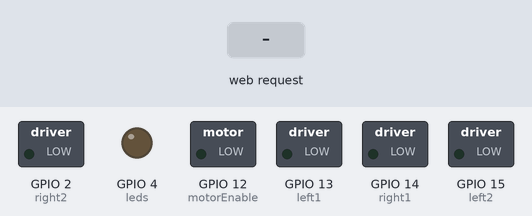
Bench run of a sketch on a simulated ESP32. On the bench: switched loads named in the sketch (green lamp = pin HIGH), output pins drawn as LEDs (lit = HIGH). The inputs (shaded band) are chosen by the test bench. WiFi joins after 1.5 s; servers stay silent unless stated; storage starts empty; the camera gives no picture; what the sketch prints to the serial monitor is not drawn.

Above: at 3.5 s.
3.6 s: HTTP request GET /forward received
At 4.3 s:
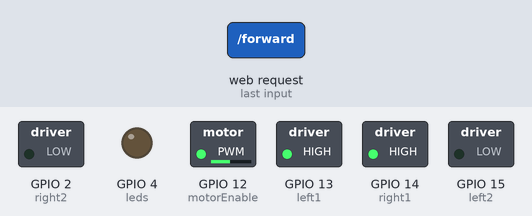
6.6 s: HTTP request GET /backward received
At 8.9 s:
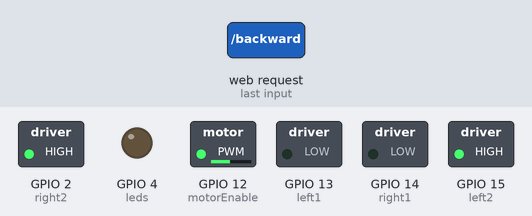
9.6 s: HTTP request GET /left received
At 11.2 s:
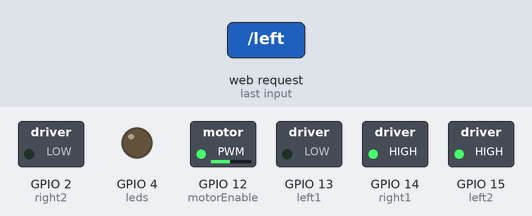
12.6 s: HTTP request GET /right received
At 14.8 s:
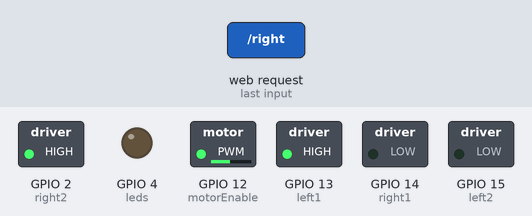
15.6 s: HTTP request GET /stop received
At 17.4 s:
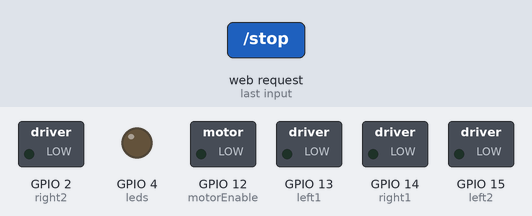
Timing chart, 0 to 18.9 s (numbered marks = the images above; inputs shaded):
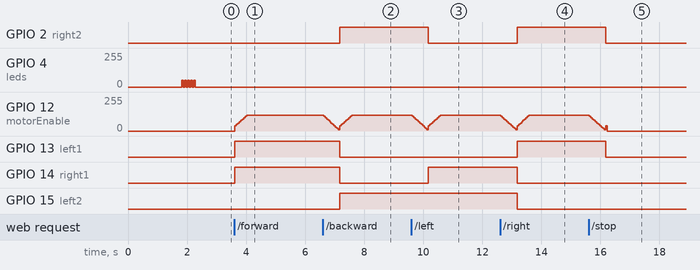

Measured:
- after the input at 3.6 s, GPIO 12 (motorEnable): moves from 0/255 to 120/255 over 0.40 s, starting at once; GPIO 13 (left1), GPIO 14 (right1): LOW → HIGH at once
- after the input at 6.6 s, GPIO 2 (right2), GPIO 15 (left2): LOW → HIGH after 0.58 s; GPIO 13 (left1), GPIO 14 (right1): HIGH → LOW after 0.58 s
- after the input at 9.6 s, GPIO 2 (right2): HIGH → LOW after 0.58 s; GPIO 14 (right1): LOW → HIGH after 0.58 s
- after the input at 12.6 s, GPIO 2 (right2), GPIO 13 (left1): LOW → HIGH after 0.58 s; GPIO 14 (right1), GPIO 15 (left2): HIGH → LOW after 0.58 s
- after the input at 15.6 s, GPIO 2 (right2), GPIO 13 (left1): HIGH → LOW after 0.58 s

The sketch:

DuvelBot.ino
```cpp
 /*************************************************************
 * DuvelBot
 * A simple ESP32-CAM Beer-server robot
 * larsupilami73
 * 10/05/2020
 *
 * Based on many tutorials by Rui Santos
 * Please visit: https://randomnerdtutorials.com
 *************************************************************/


#include "esp_camera.h"
#include "WiFi.h"
#include "esp_timer.h"
#include "img_converters.h"
#include "Arduino.h"
#include "fb_gfx.h"
#include "soc/soc.h" //disable brownout problems
#include "soc/rtc_cntl_reg.h"  //disable brownout problems
#include "ESPAsyncWebServer.h"
#include "SPIFFS.h"

//change credentials of your router here
const char* ssid = "yourNetworkSSIDHere";
const char* password = "yourPasswordHere";


// This project was tested with the AI Thinker Model
#define CAMERA_MODEL_AI_THINKER
//#define CAMERA_MODEL_M5STACK_PSRAM
//#define CAMERA_MODEL_M5STACK_WITHOUT_PSRAM
//#define CAMERA_MODEL_WROVER_KIT

#if defined(CAMERA_MODEL_WROVER_KIT)
  #define PWDN_GPIO_NUM    -1
  #define RESET_GPIO_NUM   -1
  #define XCLK_GPIO_NUM    21
  #define SIOD_GPIO_NUM    26
  #define SIOC_GPIO_NUM    27

  #define Y9_GPIO_NUM      35
  #define Y8_GPIO_NUM      34
  #define Y7_GPIO_NUM      39
  #define Y6_GPIO_NUM      36
  #define Y5_GPIO_NUM      19
  #define Y4_GPIO_NUM      18
  #define Y3_GPIO_NUM       5
  #define Y2_GPIO_NUM       4
  #define VSYNC_GPIO_NUM   25
  #define HREF_GPIO_NUM    23
  #define PCLK_GPIO_NUM    22

#elif defined(CAMERA_MODEL_M5STACK_PSRAM)
  #define PWDN_GPIO_NUM     -1
  #define RESET_GPIO_NUM    15
  #define XCLK_GPIO_NUM     27
  #define SIOD_GPIO_NUM     25
  #define SIOC_GPIO_NUM     23

  #define Y9_GPIO_NUM       19
  #define Y8_GPIO_NUM       36
  #define Y7_GPIO_NUM       18
  #define Y6_GPIO_NUM       39
  #define Y5_GPIO_NUM        5
  #define Y4_GPIO_NUM       34
  #define Y3_GPIO_NUM       35
  #define Y2_GPIO_NUM       32
  #define VSYNC_GPIO_NUM    22
  #define HREF_GPIO_NUM     26
  #define PCLK_GPIO_NUM     21

#elif defined(CAMERA_MODEL_M5STACK_WITHOUT_PSRAM)
  #define PWDN_GPIO_NUM     -1
  #define RESET_GPIO_NUM    15
  #define XCLK_GPIO_NUM     27
  #define SIOD_GPIO_NUM     25
  #define SIOC_GPIO_NUM     23

  #define Y9_GPIO_NUM       19
  #define Y8_GPIO_NUM       36
  #define Y7_GPIO_NUM       18
  #define Y6_GPIO_NUM       39
  #define Y5_GPIO_NUM        5
  #define Y4_GPIO_NUM       34
  #define Y3_GPIO_NUM       35
  #define Y2_GPIO_NUM       17
  #define VSYNC_GPIO_NUM    22
  #define HREF_GPIO_NUM     26
  #define PCLK_GPIO_NUM     21

#elif defined(CAMERA_MODEL_AI_THINKER)
  #define PWDN_GPIO_NUM     32
  #define RESET_GPIO_NUM    -1
  #define XCLK_GPIO_NUM      0
  #define SIOD_GPIO_NUM     26
  #define SIOC_GPIO_NUM     27

  #define Y9_GPIO_NUM       35
  #define Y8_GPIO_NUM       34
  #define Y7_GPIO_NUM       39
  #define Y6_GPIO_NUM       36
  #define Y5_GPIO_NUM       21
  #define Y4_GPIO_NUM       19
  #define Y3_GPIO_NUM       18
  #define Y2_GPIO_NUM        5
  #define VSYNC_GPIO_NUM    25
  #define HREF_GPIO_NUM     23
  #define PCLK_GPIO_NUM     22
#else
  #error "Camera model not selected"
#endif


//GPIOs connected to the motor driver and LEDs
const int motorEnable  = 12; //only 1 pwm channel needed for both left and right motors
const int leds = 4;//remove Q1 or otherwise Flash Led will light
const int left1 = 13;
const int left2 = 15;
const int right1 = 14;
const int right2 = 2;
const int pwmChannel = 1;
const int pwmFreq = 500;
const int pwmResolution = 8;
int dutyCycleMax = 120;
int dutyCycleMin = 40;
int dutyCycleStep = 10;
int dutyCycleStepDelay = 50; //ms
const int ledpwmChannel = 3;
#define STOP 0
#define LEFT 1
#define RIGHT 2
#define FORWARD 3
#define BACKWARD 4
int actionNow = STOP;
int previousAction = STOP;
int dutyCycleNow = 0;

unsigned long currentMillis=0,previousMillis=0;

//create an AsyncWebServer object on port 80
AsyncWebServer server(80);

void setup(){
  WRITE_PERI_REG(RTC_CNTL_BROWN_OUT_REG, 0); //disable brownout detector
  Serial.begin(115200);
  Serial.setDebugOutput(false);
  Serial.println("DuvelBot initializing...");

  //motors setup
  pinMode(motorEnable,OUTPUT);
  pinMode(left1,OUTPUT);
  pinMode(left2,OUTPUT);
  pinMode(right1,OUTPUT);
  pinMode(right2,OUTPUT);
  digitalWrite(left1,LOW);
  digitalWrite(left2,LOW);
  digitalWrite(right1,LOW);
  digitalWrite(right2,LOW);
  ledcSetup(pwmChannel,pwmFreq,pwmResolution);
  ledcAttachPin(motorEnable,pwmChannel);
  ledcWrite(pwmChannel,0);

   //leds setup
  pinMode(leds,OUTPUT);
  ledcSetup(ledpwmChannel,pwmFreq,pwmResolution);
  ledcAttachPin(leds,ledpwmChannel);
  ledcWrite(ledpwmChannel,0);

  //configure camera
  Serial.println("Configuring camera.");
  camera_config_t config;
  config.ledc_channel = LEDC_CHANNEL_2;
  config.ledc_timer = LEDC_TIMER_2;
  config.pin_d0 = Y2_GPIO_NUM;
  config.pin_d1 = Y3_GPIO_NUM;
  config.pin_d2 = Y4_GPIO_NUM;
  config.pin_d3 = Y5_GPIO_NUM;
  config.pin_d4 = Y6_GPIO_NUM;
  config.pin_d5 = Y7_GPIO_NUM;
  config.pin_d6 = Y8_GPIO_NUM;
  config.pin_d7 = Y9_GPIO_NUM;
  config.pin_xclk = XCLK_GPIO_NUM;
  config.pin_pclk = PCLK_GPIO_NUM;
  config.pin_vsync = VSYNC_GPIO_NUM;
  config.pin_href = HREF_GPIO_NUM;
  config.pin_sscb_sda = SIOD_GPIO_NUM;
  config.pin_sscb_scl = SIOC_GPIO_NUM;
  config.pin_pwdn = PWDN_GPIO_NUM;
  config.pin_reset = RESET_GPIO_NUM;
  config.xclk_freq_hz = 20000000;
  config.pixel_format = PIXFORMAT_JPEG;

  if(psramFound())
  {
    Serial.println("PSRAM found.");
    config.frame_size = FRAMESIZE_VGA;
    config.jpeg_quality = 12;
    config.fb_count = 2; //number of framebuffers see: https://github.com/espressif/esp32-camera
  }
  else
  {
    Serial.println("no PSRAM found.");
    config.frame_size = FRAMESIZE_QVGA;
    config.jpeg_quality = 12;
    config.fb_count = 1;
  }

  esp_err_t err = esp_camera_init(&config);
  if (err != ESP_OK) {
    Serial.printf("Camera init failed with error 0x%x", err);
    return;
  }
  else{
    Serial.println("Camera configured!");
  }


  //initialize SPIFFS
  if(!SPIFFS.begin(true))
    { Serial.println("An Error has occurred while mounting SPIFFS!");
      return;
    }

  //connect to Wi-Fi
  Serial.print("Connecting to WiFi");
  WiFi.begin(ssid, password);
  while (WiFi.status() != WL_CONNECTED)
    {
      Serial.print('.');
      delay(500);
    }

  // Route for root / web page
  server.on("/", HTTP_GET, [](AsyncWebServerRequest *request){
    Serial.println(" / request received!");
    request->send(SPIFFS, "/index.html", String(), false, processor);
  });

  // Route for duvel logo
  server.on("/duvel", HTTP_GET, [](AsyncWebServerRequest *request){
    Serial.println(" duvel logo request duvel received!");
    request->send(SPIFFS, "/duvel.png", "image/png");
  });

  // Route to load style.css file
  server.on("/style.css", HTTP_GET, [](AsyncWebServerRequest *request){
    Serial.println(" css request received");
    request->send(SPIFFS, "/style.css", "text/css");
  });

  // Route to forward
  server.on("/forward", HTTP_GET, [](AsyncWebServerRequest *request){
    Serial.println("received /forward");
    actionNow = FORWARD;
    request->send(200, "text/plain", "OK forward.");
  });

  // Route to backward
  server.on("/backward", HTTP_GET, [](AsyncWebServerRequest *request){
    Serial.println("received /backward");
    actionNow = BACKWARD;
    request->send(200, "text/plain", "OK backward.");
  });

  // Route to left
  server.on("/left", HTTP_GET, [](AsyncWebServerRequest *request){
    Serial.println("received /left");
    actionNow = LEFT;
    request->send(200, "text/plain", "OK left.");
  });

  // Route to right
  server.on("/right", HTTP_GET, [](AsyncWebServerRequest *request){
    Serial.println("received /right");
    actionNow = RIGHT;
    request->send(200, "text/plain", "OK right.");
  });

  // Route to stop
  server.on("/stop", HTTP_GET, [](AsyncWebServerRequest *request){
    Serial.println("received /stop");
    actionNow = STOP;
    request->send(200, "text/plain", "OK stop.");
  });

  // Route for LED
  server.on("/LED/*", HTTP_GET, [](AsyncWebServerRequest *request){
    Serial.println("led request received!");
    setLedBrightness((request->url()).substring(5).toInt());
    request->send(200, "text/plain", "OK Leds.");
  });

  // Route for normal speed
  server.on("/normalspeed", HTTP_GET, [](AsyncWebServerRequest *request){
    Serial.println("normalspeed request received!");
    dutyCycleMax = 120;dutyCycleMin = 40;dutyCycleStep = 10;dutyCycleStepDelay = 50; //ms
    request->send(200, "text/plain", "OK normalspeed.");
  });

  // Route for slow speed
  server.on("/slowspeed", HTTP_GET, [](AsyncWebServerRequest *request){
    Serial.println("slowspeed request received!");
    dutyCycleMax = 100;dutyCycleMin = 20;dutyCycleStep = 5;dutyCycleStepDelay = 50; //ms
    request->send(200, "text/plain", "OK slowspeed.");
  });

  // Route for fast speed
  server.on("/fastspeed", HTTP_GET, [](AsyncWebServerRequest *request){
    Serial.println("fastspeed request received!");
    dutyCycleMax = 250;dutyCycleMin = 50;dutyCycleStep = 25;dutyCycleStepDelay = 20; //ms
    request->send(200, "text/plain", "OK fastspeed.");
  });

 // Route for CAMERA
  server.on("/CAMERA", HTTP_GET, [](AsyncWebServerRequest *request){
    Serial.println("camera request received!");
    camera_fb_t * fb = NULL;
    //esp_err_t res = ESP_OK;
    size_t _jpg_buf_len = 0;
    uint8_t * _jpg_buf = NULL;

    //capture a frame
    fb = esp_camera_fb_get();
    if (!fb) {Serial.println("Frame buffer could not be acquired");return;}

    if(fb->format != PIXFORMAT_JPEG)//already in this format from config
    {
      bool jpeg_converted = frame2jpg(fb, 80, &_jpg_buf, &_jpg_buf_len);
      esp_camera_fb_return(fb);
      fb = NULL;
      if(!jpeg_converted){Serial.println("JPEG compression failed");return;}
    }
    else
    {
      _jpg_buf_len = fb->len;
      _jpg_buf = fb->buf;
    }

    //Serial.println(_jpg_buf_len);
    //send the formatted image
    request->send_P(200,"image/jpg", _jpg_buf, _jpg_buf_len);

    //cleanup
    if(fb){
      esp_camera_fb_return(fb);
      fb = NULL;
      _jpg_buf = NULL;
    } else if(_jpg_buf){
      free(_jpg_buf);
      _jpg_buf = NULL;
    }
  });


  //start the server
  server.begin();

  for(int i=0;i<5;i++)
  {
  setLedBrightness(50);
  delay(50);
  setLedBrightness(0);
  delay(50);
  }

  Serial.print("\nDuvelBot ready! Go to http://");
  Serial.println(WiFi.localIP());
}


// Replaces placeholders in the html like %DATA%
// with the variables you want to show
// <p>Data: <strong>%DATA%</strong></p>
String processor(const String& var)
{
  if(var == "DATA")
  {
    //Serial.println("in processor!");
    return String(dutyCycleNow);
  }

  return String();
}


void setLedBrightness(char brightness)
{
  ledcWrite(ledpwmChannel,brightness);
}


void stopNow()
{
  digitalWrite(left1,LOW);
  digitalWrite(left2,LOW);
  digitalWrite(right1,LOW);
  digitalWrite(right2,LOW);
  ledcWrite(pwmChannel,0);
}


void setDir(int direction)
{
  switch(direction)
  {
    case STOP:
      digitalWrite(left1,0);
      digitalWrite(left2,0);
      digitalWrite(right1,0);
      digitalWrite(right2,0);
      break;

    case LEFT:
      digitalWrite(left1,0);
      digitalWrite(left2,1);
      digitalWrite(right1,1);
      digitalWrite(right2,0);
      break;

    case RIGHT:
      digitalWrite(left1,1);
      digitalWrite(left2,0);
      digitalWrite(right1,0);
      digitalWrite(right2,1);
      break;

    case FORWARD:
      digitalWrite(left1,1);
      digitalWrite(left2,0);
      digitalWrite(right1,1);
      digitalWrite(right2,0);
      break;

    case BACKWARD:
      digitalWrite(left1,0);
      digitalWrite(left2,1);
      digitalWrite(right1,0);
      digitalWrite(right2,1);
      break;

    default:
      digitalWrite(left1,0);
      digitalWrite(left2,0);
      digitalWrite(right1,0);
      digitalWrite(right2,0);
      break;
  }
}

void loop()
{
  currentMillis = millis();
  if (currentMillis - previousMillis >= dutyCycleStepDelay)
  {
    // save the last time you executed the loop
    previousMillis = currentMillis;

    //mainloop is responsible for ramping up/down the motors
    if(actionNow != previousAction)
    {
      //ramp down, then stop, then change action and ramp up
      dutyCycleNow = dutyCycleNow-dutyCycleStep;
      if (dutyCycleNow <= 0)
      { //if after ramping down dc is 0, set to the new direction,start at min dutycycle
        setDir(actionNow);
        previousAction = actionNow;
        dutyCycleNow = dutyCycleMin;
      }
     }
    else //actionNow == previousAction --> ramp up,except when direction is STOP
    {
      if (actionNow != STOP)
      {
        dutyCycleNow = dutyCycleNow+dutyCycleStep;
        if (dutyCycleNow > dutyCycleMax) dutyCycleNow = dutyCycleMax;
      }
      else dutyCycleNow = 0;
    }
    ledcWrite(pwmChannel,dutyCycleNow); //adjust the motor dutycycle
  }
}
```
